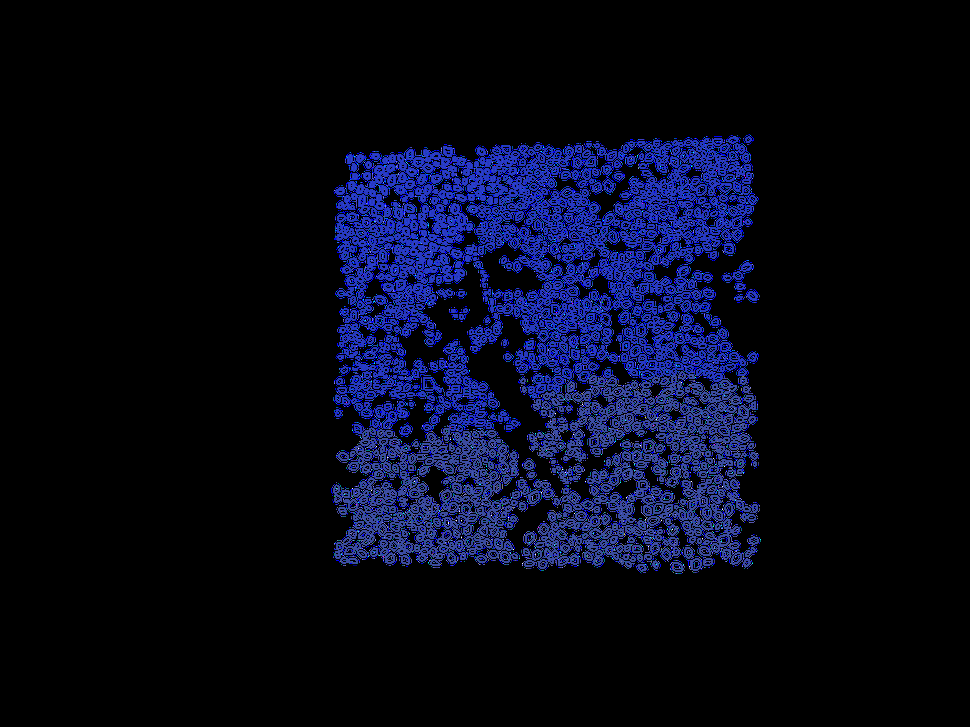
#> input picture opencv-barnacle/imgs/mask1.png, 970 x 727 px, shrunk from 3264 x 2448 before the run, found by its file name
$ python debug_mask.py
#> lines starting #> are read from the running program, lines starting #| are printed output that depends on the picture; after the words box and inside, x2 and y2 are one past the last pixel; in counts of white or black regions, pixels touching at a corner belong together
#!/usr/bin/env python3
import cv2
import numpy as np

# Load mask
mask_path = 'data/masks/train/mask1.png'
mask = cv2.imread(mask_path, cv2.IMREAD_GRAYSCALE)
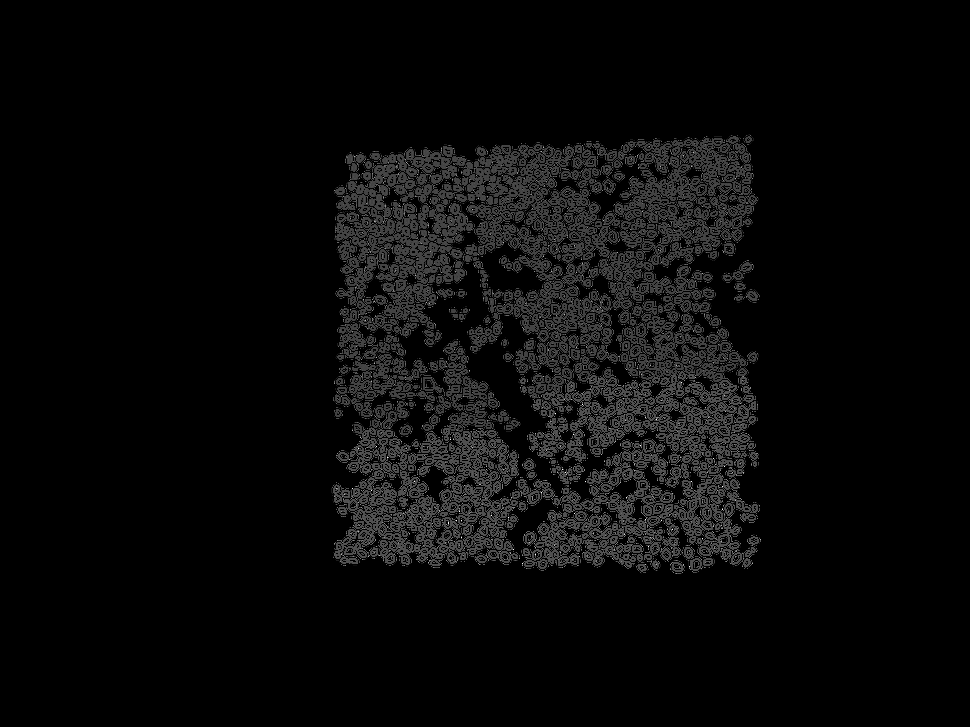
#> mask: shape (727, 970); min 0, max 255, mean 9.4

print(f"Mask shape: {mask.shape}")
#| Mask shape: (727, 970)
print(f"Mask unique values: {np.unique(mask)}")
#| Mask unique values: [  0   7   9  14  19  21  26  29  33  37  38  39  40  41  44  45  47  48
#|   49  50  51  52  53  54  55  56  57  58  59  60  61  62  63  64  65  66
#|   67  68  69  70  71  72  73  74  75  76  77  78  79  80  81  82  83  84
#|   85  86  87  88  89  90  91  92  93  94  95  96  97  98  99 102 103 104
#|  105 106 107 110 113 115 127 134 135 141 149 178 225 255]
print(f"Mask min/max: {mask.min()}/{mask.max()}")
#| Mask min/max: 0/255

# Binarize mask
_, bin_mask = cv2.threshold(mask, 127, 255, cv2.THRESH_BINARY)
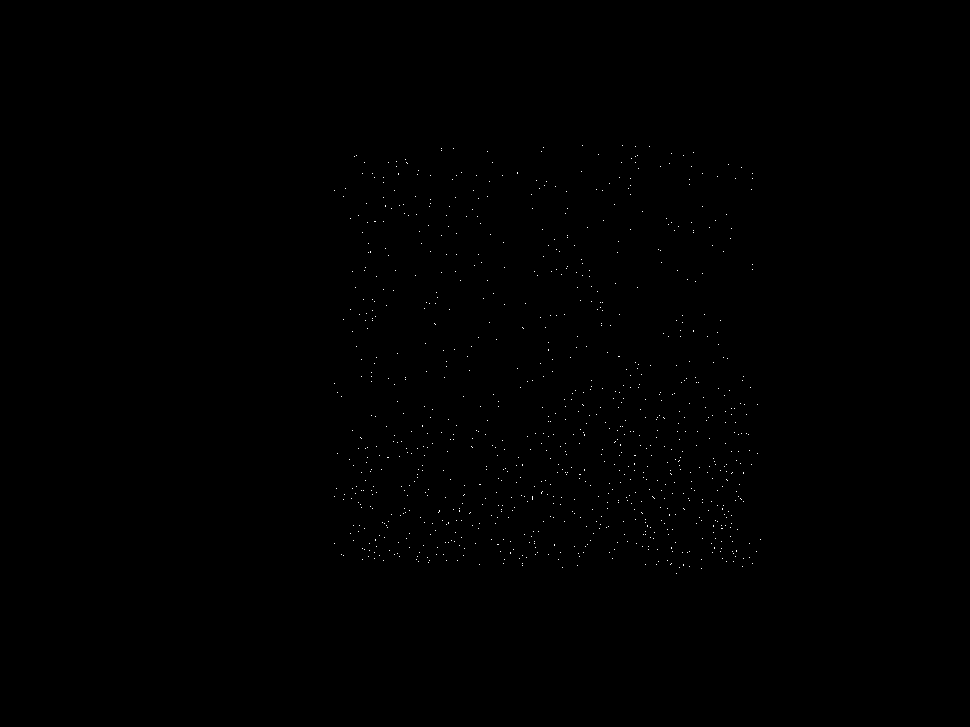
#> bin_mask: shape (727, 970); 0.14% white in thin lines or dots, all inside (x1, y1, x2, y2) = (334, 145, 761, 574)
print(f"Binary mask unique values: {np.unique(bin_mask)}")
#| Binary mask unique values: [  0 255]

# Check background regions
background_mask = (bin_mask == 0)
print(f"Background pixels: {background_mask.sum()}")
#| Background pixels: 704208
print(f"Total pixels: {background_mask.size}")
#| Total pixels: 705190
print(f"Background ratio: {background_mask.sum() / background_mask.size:.3f}")
#| Background ratio: 0.999

# Check if we can find background regions
h, w = mask.shape
#> h = 727; w = 970
patch_size = 64
found_background = False

for attempt in range(100):
    x0 = np.random.randint(0, w - patch_size)
    y0 = np.random.randint(0, h - patch_size)

    region = background_mask[y0:y0+patch_size, x0:x0+patch_size]
    background_ratio = region.sum() / region.size

    if background_ratio > 0.9:
        print(f"Found background region at ({x0}, {y0}) with ratio {background_ratio:.3f}")
        found_background = True
        break
#> this loop made 1 pass
#> background_ratio on pass 1: 0.999
#| Found background region at (684, 559) with ratio 0.999
#> pass 1, `region = background_mask[y0:y0+patch_size, x0:x0+patch_size]`:
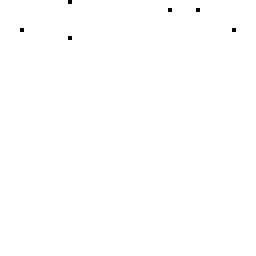
#> region: shape (64, 64) bool (shown 4 times larger); 99.9% white; black in thin lines or dots, all inside (x1, y1, x2, y2) = (5, 0, 59, 10)

if not found_background:
    print("No suitable background regions found with 90% threshold")

    # Try with lower threshold
    for attempt in range(100):
        x0 = np.random.randint(0, w - patch_size)
        y0 = np.random.randint(0, h - patch_size)

        region = background_mask[y0:y0+patch_size, x0:x0+patch_size]
        background_ratio = region.sum() / region.size

        if background_ratio > 0.5:
            print(f"Found background region at ({x0}, {y0}) with ratio {background_ratio:.3f}")
            break
